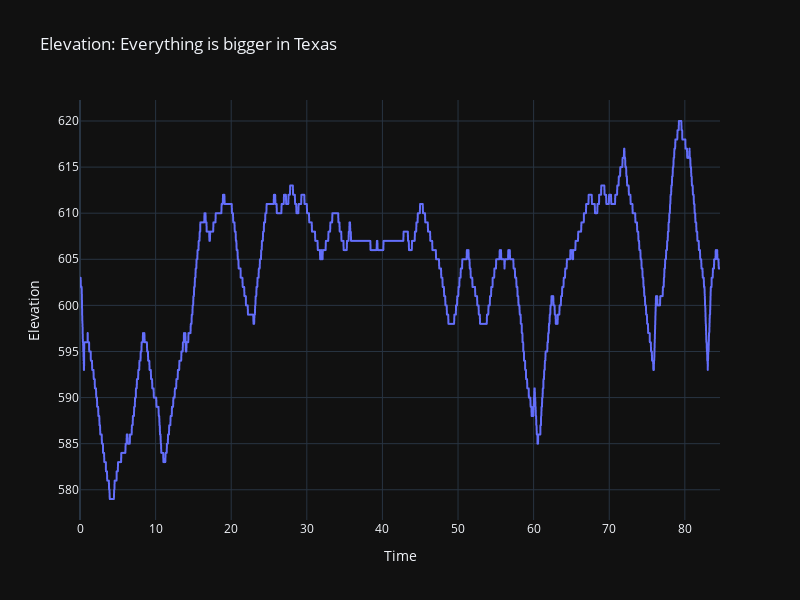

This figure's notebook cell:
### Markdown cell above
### Elevation

### Code cell
data = numericPlot('Elevation', elevation)
fig = px.line(data, x='Time', y='Elevation', title=f'Elevation: {name}')
fig.update_layout(autosize=False, width=800, height=600)
fig.show()

### Figure 1 — Plotly figure (JSON) as saved in the notebook; plotly's stock layout.template omitted (floating-point values rounded to 4 significant figures; data arrays with more than 128 entries replaced by an {"elided": "..."} marker saying what was removed)
{"data": [{"hovertemplate": "Time=%{x}<br>Elevation=%{y}<extra></extra>", "legendgroup": "", "line": {"color": "#636efa", "dash": "solid"}, "marker": {"symbol": "circle"}, "mode": "lines", "name": "", "showlegend": false, "x": {"elided": "2808 float values"}, "xaxis": "x", "y": {"elided": "2808 int values"}, "yaxis": "y", "type": "scattergl"}], "layout": {"xaxis": {"anchor": "y", "domain": [0.0, 1.0], "title": {"text": "Time"}}, "yaxis": {"anchor": "x", "domain": [0.0, 1.0], "title": {"text": "Elevation"}}, "legend": {"tracegroupgap": 0}, "title": {"text": "Elevation: Everything is bigger in Texas"}, "autosize": false, "width": 800, "height": 600}}
